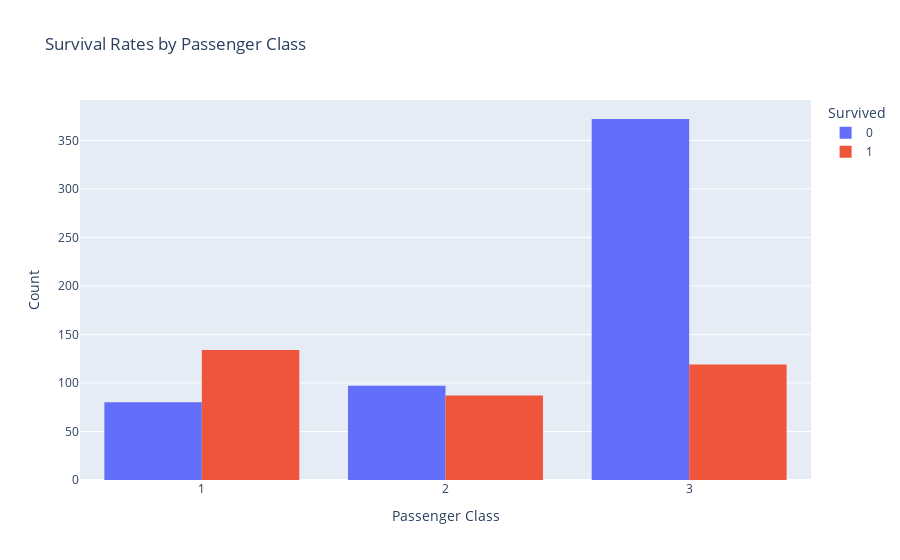

The notebook cell saved with this chart:
### Code cell
# 3. Survival Rates by Class
fig_class = px.histogram(df_Train, x='Pclass', color='Survived', barmode='group', title='Survival Rates by Passenger Class')
fig_class.update_layout(xaxis_title='Passenger Class', yaxis_title='Count')
fig_class.show()

### Figure 1 — Plotly figure (JSON) as saved in the notebook; plotly's stock layout.template omitted (floating-point values rounded to 4 significant figures; data arrays with more than 128 entries replaced by an {"elided": "..."} marker saying what was removed)
{"data": [{"alignmentgroup": "True", "bingroup": "x", "hovertemplate": "Survived=0<br>Pclass=%{x}<br>count=%{y}<extra></extra>", "legendgroup": "0", "marker": {"color": "#636efa", "pattern": {"shape": ""}}, "name": "0", "offsetgroup": "0", "orientation": "v", "showlegend": true, "type": "histogram", "x": {"elided": "549 int values"}, "xaxis": "x", "yaxis": "y"}, {"alignmentgroup": "True", "bingroup": "x", "hovertemplate": "Survived=1<br>Pclass=%{x}<br>count=%{y}<extra></extra>", "legendgroup": "1", "marker": {"color": "#EF553B", "pattern": {"shape": ""}}, "name": "1", "offsetgroup": "1", "orientation": "v", "showlegend": true, "type": "histogram", "x": {"elided": "340 int values"}, "xaxis": "x", "yaxis": "y"}], "layout": {"barmode": "group", "legend": {"title": {"text": "Survived"}, "tracegroupgap": 0}, "title": {"text": "Survival Rates by Passenger Class"}, "xaxis": {"anchor": "y", "domain": [0, 1], "title": {"text": "Passenger Class"}}, "yaxis": {"anchor": "x", "domain": [0, 1], "title": {"text": "Count"}}}}
